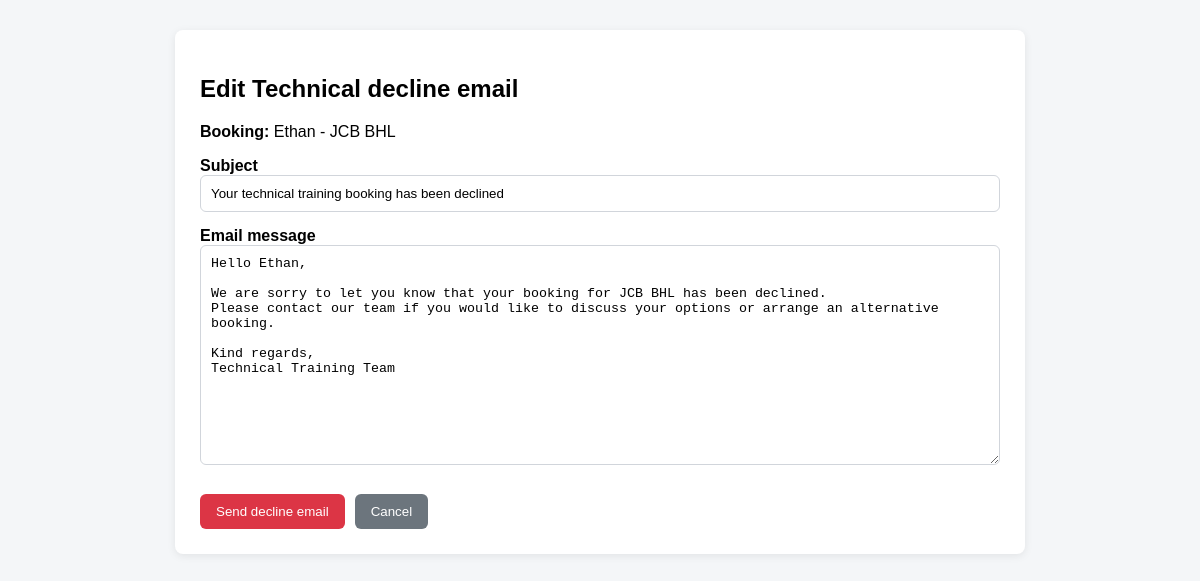
Screenshot of /bookings/decline/46/preview/ with the database file from the repository.
### system/models.py (models this page shows, shortened)
class TrainingBooking(models.Model):
    slot = models.ForeignKey(ScheduleSlot, on_delete=models.CASCADE, related_name="technical_booking", null=True, blank=True )
    full_name = models.CharField(max_length=150)
    admin_email = models.EmailField(blank=True, null=True)
    candidate_email = models.EmailField(blank=True, null=True)
    phone = models.CharField(max_length=20)
    company = models.CharField(max_length=150, blank=True)
    surname = models.CharField(max_length=100, default="")
    id_number = models.CharField(max_length=50, blank=True)
    company_number = models.CharField(max_length=50, blank=True)
    company_name = models.CharField(max_length=150, blank=True)
    category = models.CharField(max_length=20, default="technical")
    created_at = models.DateTimeField(auto_now_add=True)
    is_accepted = models.BooleanField(default=False)
    is_declined = models.BooleanField(default=False)
    is_cancelled = models.BooleanField(default=False)

class ScheduleSlot(models.Model):
    week = models.ForeignKey(TrainingWeek, models.CASCADE, related_name="slots")
    instructor = models.ForeignKey(Instructor, on_delete=models.CASCADE, related_name="slots")
    training_title = models.CharField(max_length=200, help_text="e.g., ADT E# PIN 3 (5 Days)")
    venue_info = models.CharField(max_length=100, help_text="e.g., JetPark")
    prerequisite = models.TextField(blank=True, help_text="Optional prerequisite shown on the booking form")
    capacity = models.PositiveIntegerField(default=12, help_text="Total seats available")
    class Meta:
        unique_together = ("instructor", "week")

### system/views.py (the view, shortened to what this page needs)
# urls.py: path('bookings/decline/<int:booking_id>/preview/', views.preview_decline_booking, name='preview_decline_booking'),
def preview_decline_booking(request, booking_id):
    booking = get_object_or_404(TrainingBooking, id=booking_id)
    booking_type = "technical"
    default_subject, default_message = build_decline_email_content(booking, booking_type)
    return render(request, 'decline_email_preview.html', {
        'booking': booking,
        'subject': default_subject,
        'message': default_message,
        'booking_type': booking_type,
    })

### system/views.py (called while the page is built)
def build_decline_email_content(booking, booking_type):
    title = getattr(booking.slot, "training_title", "training") if booking.slot else "training"
    if booking_type in ["legislative", "technical"]:
        subject = f"Your {booking_type} training booking has been declined"
    else:
        subject = f"Your {booking_type} training booking has been declined"
    body = (
        f"Hello {booking.full_name},\n\n"
        f"We are sorry to let you know that your booking for {title} has been declined.\n"
        "Please contact our team if you would like to discuss your options or arrange an alternative booking.\n\n"
        "Kind regards,\n"
        "Technical Training Team"
    )
    return subject, body

### system/templates/decline_email_preview.html (shortened to what this page needs)
<!DOCTYPE html>
<html lang="en">
<head>
</head>
<body>
    <div class="container">
        <h2>Edit {{ booking_type|title }} decline email</h2>
        <p><strong>Booking:</strong> {{ booking.full_name }} - {{ booking.slot.training_title|default:'Training' }}</p>
        <form method="post">
            <div>
                <label for="subject">Subject</label>
                <input id="subject" type="text" name="subject" value="{{ subject }}">
            </div>
            <div>
                <label for="message">Email message</label>
                <textarea id="message" name="message">{{ message }}</textarea>
            </div>
            <div class="actions">
                <button class="send-btn" type="submit">Send decline email</button>
                <a href="{% url 'bookings_list' %}"><button type="button" class="cancel-btn">Cancel</button></a>
            </div>
        </form>
    </div>
</body>
</html>

### system/templates/decline_email_preview.html (style rules this page uses)
body { font-family: Arial, sans-serif; margin: 30px; background: #f4f6f8; }
.container { max-width: 800px; margin: 0 auto; background: white; padding: 25px; border-radius: 8px; box-shadow: 0 2px 8px rgba(0,0,0,0.08); }
form { display: flex; flex-direction: column; gap: 15px; }
label { font-weight: bold; }
input, textarea { width: 100%; box-sizing: border-box; padding: 10px; border: 1px solid #d1d5db; border-radius: 6px; }
textarea { min-height: 220px; resize: vertical; }
.actions { display: flex; gap: 10px; margin-top: 10px; }
button { padding: 10px 16px; border: none; border-radius: 6px; cursor: pointer; }
.send-btn { background: #dc3545; color: white; }
.cancel-btn { background: #6c757d; color: white; }

### rows the page displays
TrainingBooking: category "Technical", full_name "Ethan", slot.training_title "JCB BHL"
